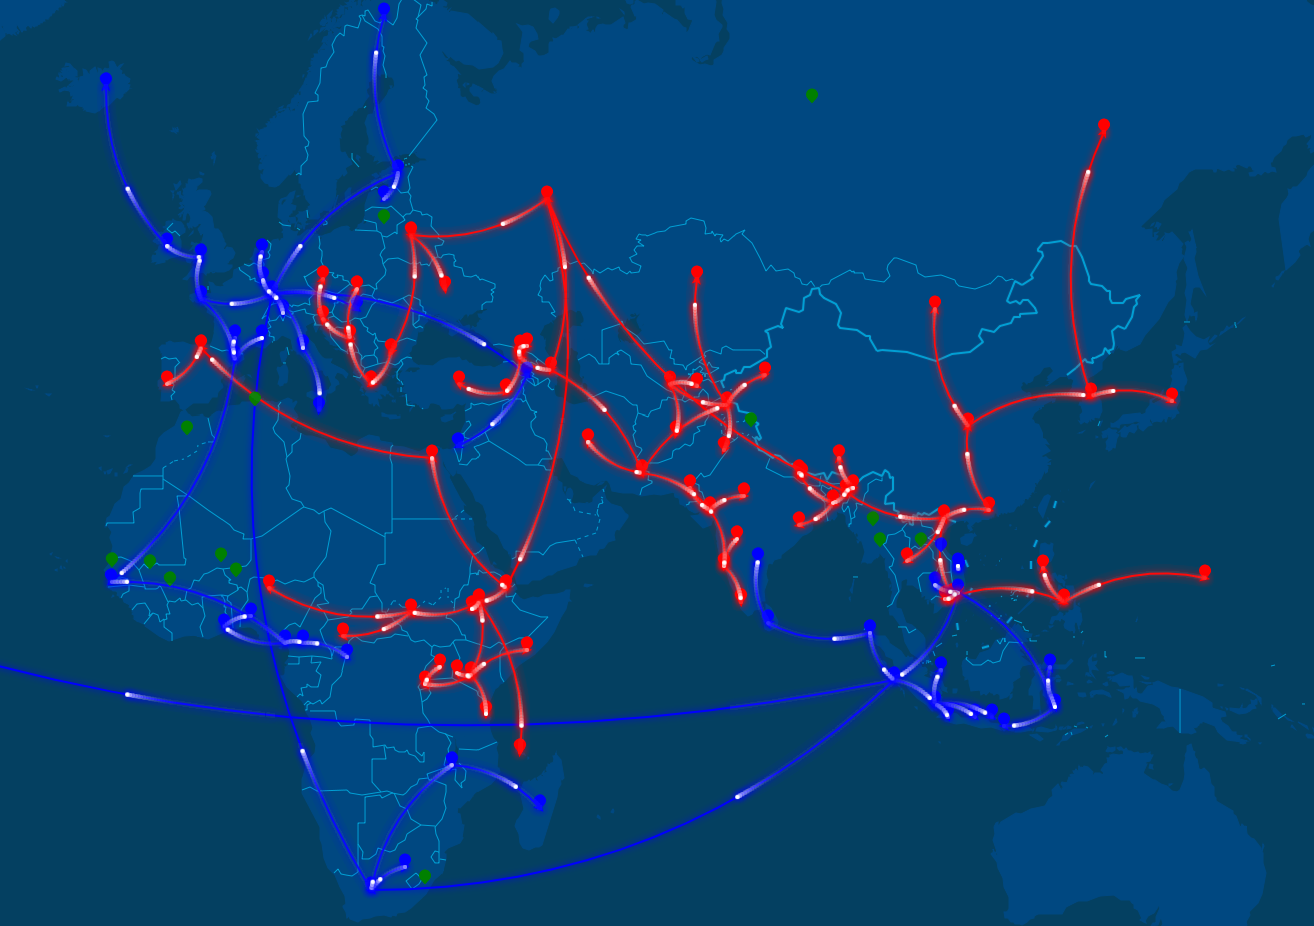

Write the R code that produced this figure.
library('dplyr')
if (!require(REmap)) devtools::install_github('lchiffon/REmap')
library('REmap')

dat = read.csv('https://raw.githubusercontent.com/road2stat/tea-sea-cha-land/master/tea-sea-cha-land.csv')

# remove missing data
rawDat = dat %>% na.omit

markPoint = rawDat %>% select(id,value)
markPoint$color = ifelse(
  markPoint$value == 1, 'red',
  ifelse(markPoint$value == 2, 'blue', 'green'))
geoData = rawDat %>% select(longitude,latitude,id)

# first plot: without paths
data = data.frame(country = mapNames('world'), value = 5 * sample(178) + 200)

head(data)
out = remapC(
  data,maptype = 'world', color = 'white',
  markPointTheme = markPointControl(
    effect = FALSE, symbol = 'pin', symbolSize = 5),
  markPointData = markPoint,
  geoData = geoData)
plot(out)

# second plot: with computed paths

# logic for computing the possible tea trade paths:
# type should be the same; year of the starting point
# is smaller than that of the ending point; with the shortest path

output = list()
for(i in 1:nrow(rawDat)) {
  tmpLine = rawDat[i, ]
  if (tmpLine$value == 3) next
  tmpDat = rawDat %>% filter(value == tmpLine$value & year < tmpLine$year) %>%
    arrange((latitude - tmpLine$latitude)^2 + (longitude - tmpLine$longitude)^2)
  if (nrow(tmpDat) > 0) {
    output = append(output,list(c(
      ori = as.character(tmpDat[1, ]$id),
      des = as.character(tmpLine$id),
      value = tmpLine$value)))
  }
}

markLineDat = output %>% do.call(rbind, .) %>% as.data.frame
markLineDat$color = ifelse(
  markLineDat$value == 1, 'red',
  ifelse(markLineDat$value == 2, 'blue', 'green'))

out = remapB(
  color = 'Blue',
  markPointTheme = markPointControl(
    effect = FALSE, symbol = 'pin', symbolSize = 5),
  markPointData = markPoint,
  markLineData = markLineDat,
  markLineTheme = markLineControl(lineWidth = 2),
  geoData = geoData)
plot(out)
